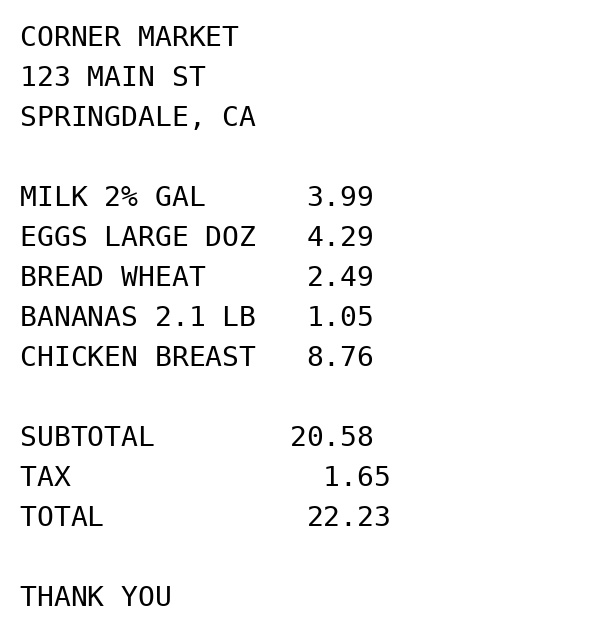
#> input picture backend/test/receipts/fixtures/sample-receipt.jpg, 600 x 640 px
$ python -i image_preprocessing.py   (imports and definitions only)   (older library calls are emulated)
#> lines starting #> are read from the running program, lines starting #| are printed output that depends on the picture; after the words box and inside, x2 and y2 are one past the last pixel; in counts of white or black regions, pixels touching at a corner belong together
#> further down, picture is the input picture: shape (640, 600, 3); min 0, max 255, mean 244.8
"""
Image preprocessing module for VLM accuracy enhancement.

Applies preprocessing steps before VLM processing to improve text extraction:
1. Auto-deskew - correct rotation
2. Contrast enhancement - CLAHE for better text visibility
3. Resolution optimization - resize to optimal VLM input size
"""

import base64
import io
import logging
from dataclasses import dataclass

import cv2
import numpy as np

logger = logging.getLogger(__name__)


@dataclass
class PreprocessingResult:
    """Result of image preprocessing."""
    image_b64: str
    original_size: tuple[int, int]  # (width, height)
    processed_size: tuple[int, int]
    deskew_angle: float
    preprocessing_time_ms: int


# [50 lines left out: functions decode_base64_image, encode_image_base64, not called in this run]


def auto_deskew(image: np.ndarray, max_angle: float = 15.0) -> tuple[np.ndarray, float]:
    """
    Detect and correct image rotation using Hough Line Transform.

    Analyzes text lines in the image and rotates to align them horizontally.
    Only corrects small rotations (within max_angle) to avoid overcorrection.

    Args:
        image: OpenCV image (BGR format)
        max_angle: Maximum rotation angle to correct (degrees)

    Returns:
        Tuple of (deskewed image, rotation angle applied in degrees)
    """
#> called with max_angle = 15
    # Convert to grayscale
    gray = cv2.cvtColor(image, cv2.COLOR_BGR2GRAY)

    # Apply edge detection
    edges = cv2.Canny(gray, 50, 150, apertureSize=3)
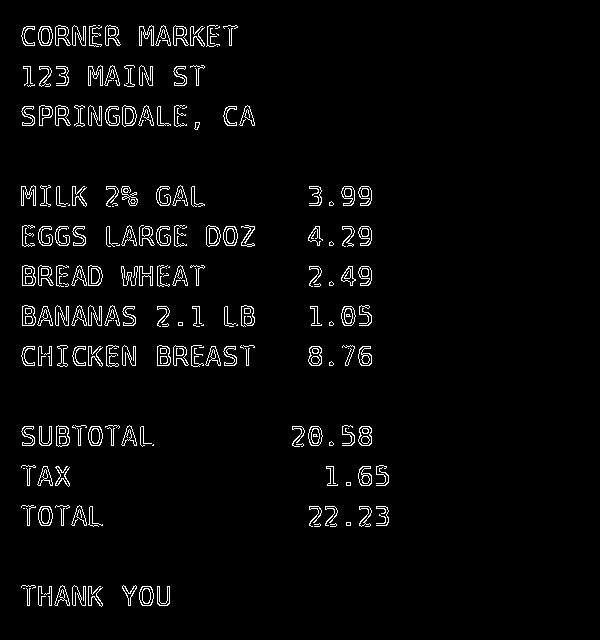
#> edges: shape (640, 600); 3.2% white in thin lines or dots, all inside (x1, y1, x2, y2) = (21, 25, 389, 607)

    # Dilate edges to connect broken lines
    kernel = np.ones((3, 3), np.uint8)
    edges = cv2.dilate(edges, kernel, iterations=1)
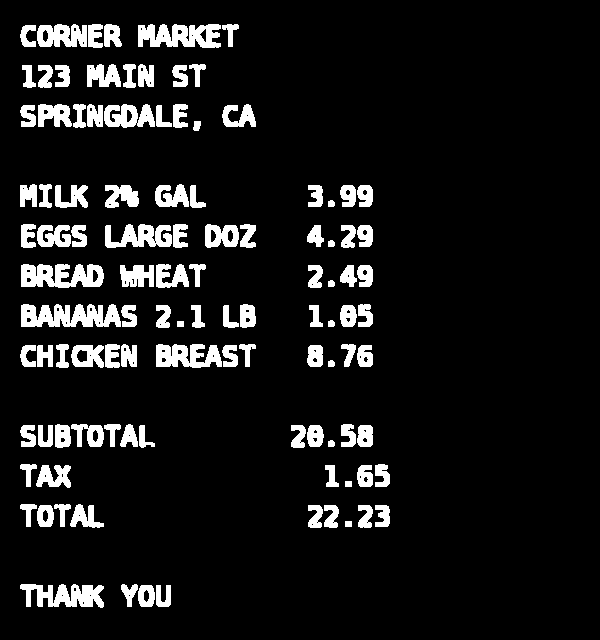
#> edges: shape (640, 600); 9.4% white; 107 white regions, largest, box (x1, y1, x2, y2) and area: (21, 304, 121, 327) 1697, (21, 264, 104, 288) 1464, (138, 24, 221, 48) 1448

    # Detect lines using Hough Transform
    lines = cv2.HoughLinesP(
        edges,
        rho=1,
        theta=np.pi / 180,
        threshold=100,
        minLineLength=50,
        maxLineGap=10
    )
#> lines = 91 rows, first 6: [309, 242, 371, 242], [308, 363, 372, 363], [308, 364, 372, 364], [156, 347, 255, 347], [156, 363, 249, 362], [156, 354, 249, 356]

    if lines is None or len(lines) < 5:
        logger.debug("Not enough lines detected for deskew, skipping")
        return image, 0.0

    # Calculate angles of detected lines
    angles = []
    for line in lines:
        x1, y1, x2, y2 = line[0]
        if x2 - x1 != 0:  # Avoid division by zero
            angle = np.degrees(np.arctan2(y2 - y1, x2 - x1))
            # Only consider near-horizontal lines (within 45 degrees)
            if -45 < angle < 45:
                angles.append(angle)
#> this loop made 91 passes
#> (x1, y1, x2, y2, angle) on passes 1 to 12: (309, 242, 371, 242, 0), (308, 363, 372, 363, 0), (308, 364, 372, 364, 0), (156, 347, 255, 347, 0), (156, 363, 249, 362, -0.616), (156, 354, 249, 356, 1.23), (316, 243, 371, 243, 0), (156, 365, 249, 363, -1.23), (205, 244, 255, 244, 0), (21, 246, 86, 244, -1.76), (310, 324, 370, 325, 0.955), (156, 346, 255, 346, 0)
#> after the loop, angles = 91 values, max 4.86 at index 43, min -4.04 at index 48, mean -0.0494

    if not angles:
        logger.debug("No suitable lines for deskew angle calculation")
        return image, 0.0

    # Use median angle to be robust against outliers
    median_angle = float(np.median(angles))
#> median_angle = 0

    # Only correct if within max_angle threshold
    if abs(median_angle) > max_angle:
        logger.debug(f"Detected angle {median_angle:.2f}° exceeds max {max_angle}°, skipping")
        return image, 0.0

    if abs(median_angle) < 0.5:
        logger.debug(f"Angle {median_angle:.2f}° too small, skipping deskew")
        return image, 0.0

    logger.info(f"Deskewing image by {-median_angle:.2f}°")

    # Rotate image to correct skew
    h, w = image.shape[:2]
    center = (w // 2, h // 2)
    rotation_matrix = cv2.getRotationMatrix2D(center, median_angle, 1.0)

    # Calculate new bounding box to avoid cropping
    cos = abs(rotation_matrix[0, 0])
    sin = abs(rotation_matrix[0, 1])
    new_w = int(h * sin + w * cos)
    new_h = int(h * cos + w * sin)

    # Adjust rotation matrix for translation
    rotation_matrix[0, 2] += (new_w - w) / 2
    rotation_matrix[1, 2] += (new_h - h) / 2

    # Apply rotation with white background (common for documents)
    rotated = cv2.warpAffine(
        image,
        rotation_matrix,
        (new_w, new_h),
        borderMode=cv2.BORDER_CONSTANT,
        borderValue=(255, 255, 255)
    )

    return rotated, -median_angle


# [262 lines left out: functions enhance_contrast, optimize_resolution, sharpen_image, denoise_image, preprocess_image, get_image_info, not called in this run]

>>> import cv2
>>> picture = cv2.imread('../../backend/test/receipts/fixtures/sample-receipt.jpg')
>>> result = auto_deskew(picture)
